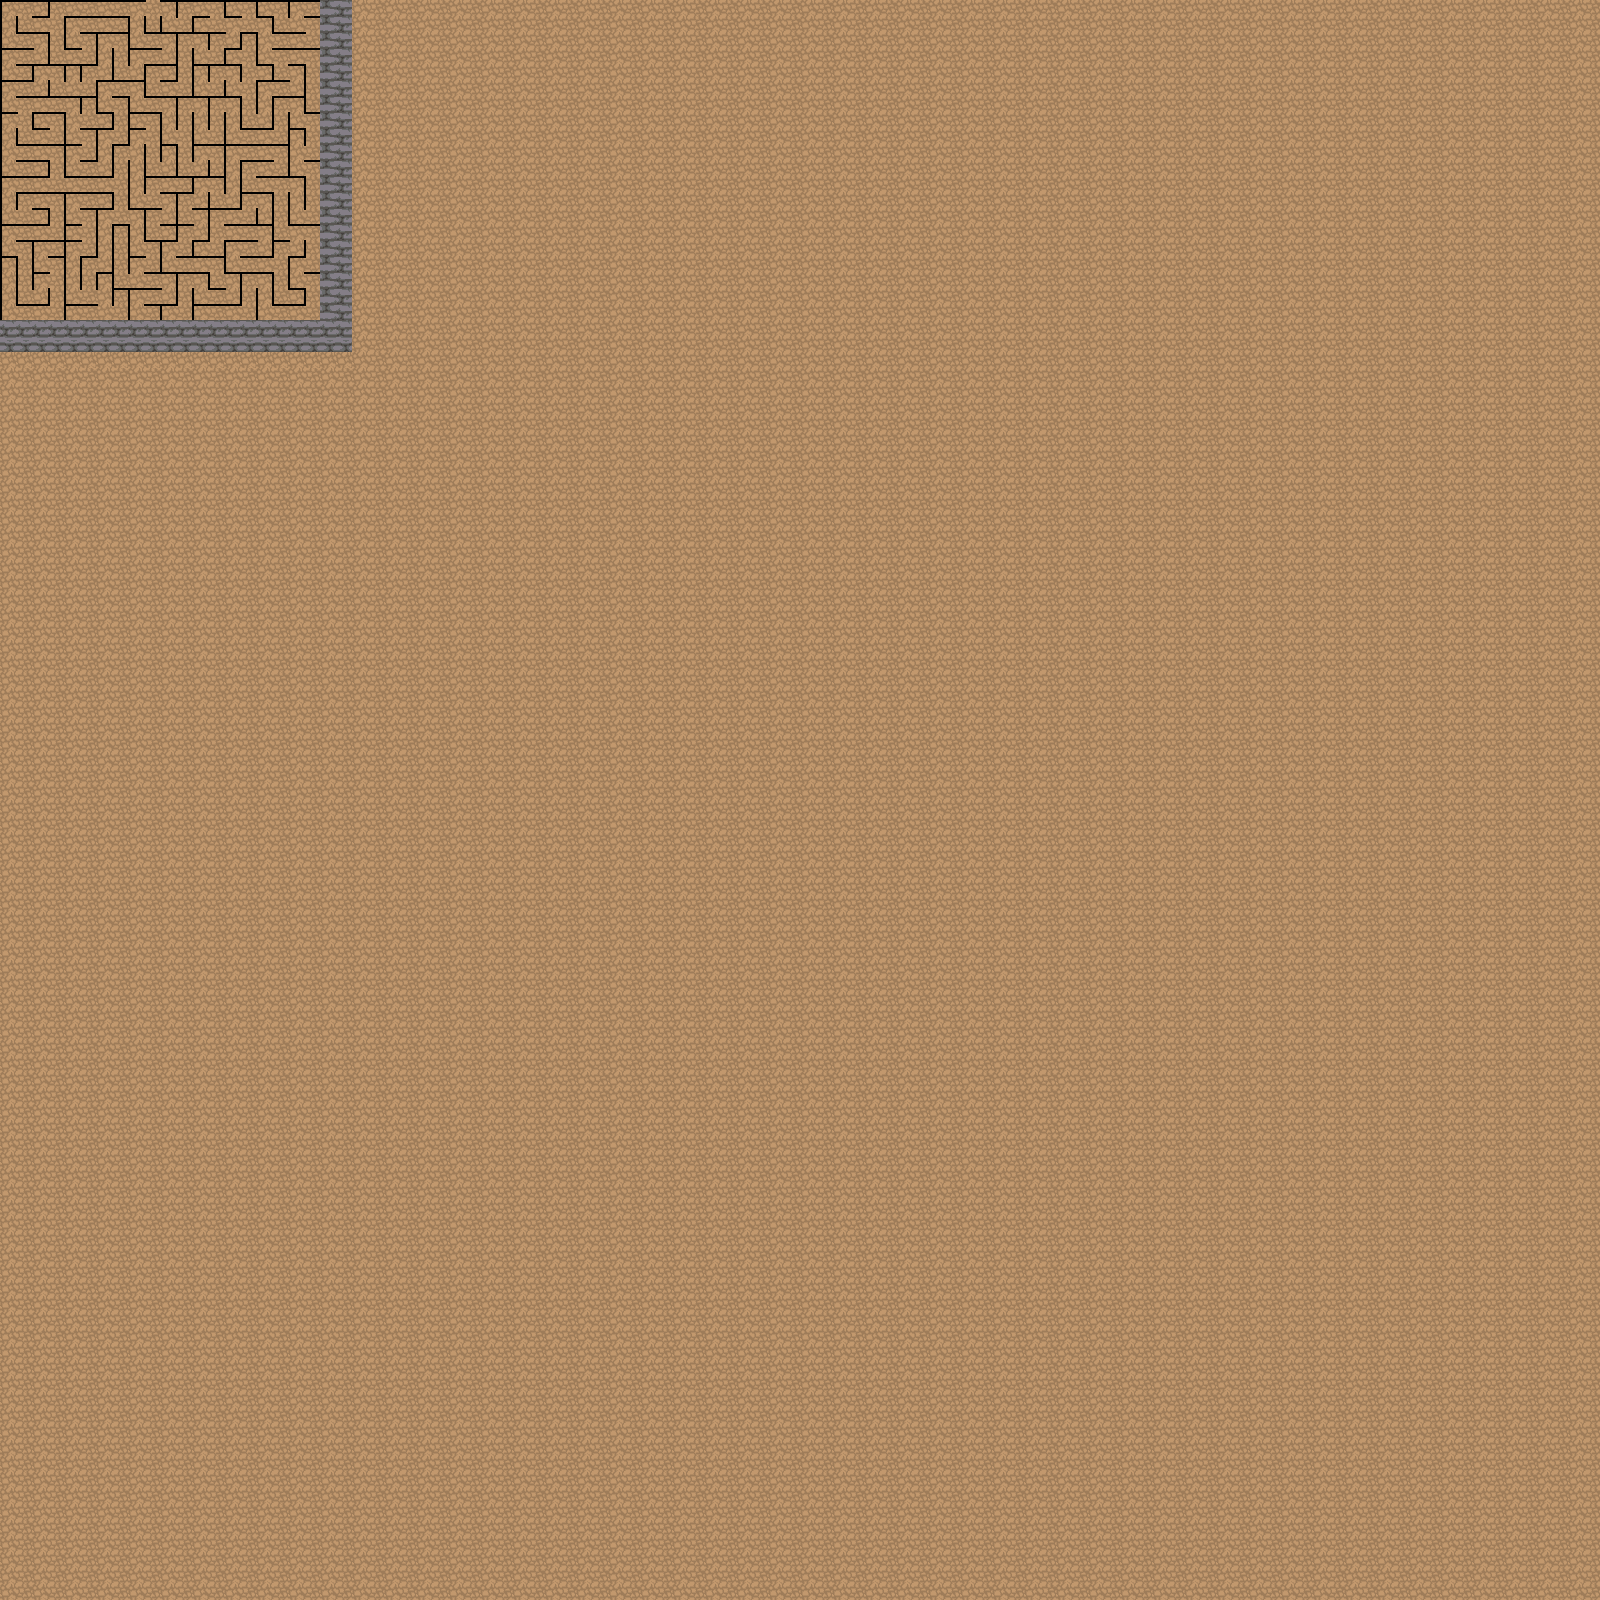

Rendered tile map (Tiled .tmx) drawn with the repository's tilesets; below, a short description and the map source with its tile grids summarised:
An orthogonal 100x100 tile map with 16x16 px tiles, 2 tile layers (Calque de Tuiles 1, LAB), 2 tilesets and 6 objects (2x collision, spawn_lab, next_lab).

<map version="1.10" tiledversion="1.11.1" orientation="orthogonal" renderorder="right-down" width="100" height="100" tilewidth="16" tileheight="16" infinite="0" nextlayerid="4" nextobjectid="8">
 <tileset firstgid="1" source="../assets/RPG Nature Tileset.tsx" />
 <tileset firstgid="721" source="../assets/lab_4.tsx" />
 <layer id="1" name="Calque de Tuiles 1" width="100" height="100">
  <data>[10000 cells, 10000 non-empty, 5 distinct tile ids]</data>
 </layer>
 <layer id="2" name="LAB" width="100" height="100">
  <data>[10000 cells, 400 non-empty, 400 distinct tile ids]</data>
 </layer>
 <objectgroup id="3" name="object">
  <object id="1" type="collision" x="320.667" y="2" width="31.3333" height="348" />
  <object id="2" type="collision" x="1.33333" y="322" width="321.333" height="29.3333" />
  <object id="3" x="-106.667" y="144.667" />
  <object id="4" name="spawn_lab" x="183.333" y="306.667">
   <point />
  </object>
  <object id="6" name="next_lab" x="144" y="-0.666667" width="15.3333" height="5.33333" />
  <object id="7" x="-167.333" y="32.6667" />
 </objectgroup>
</map>
